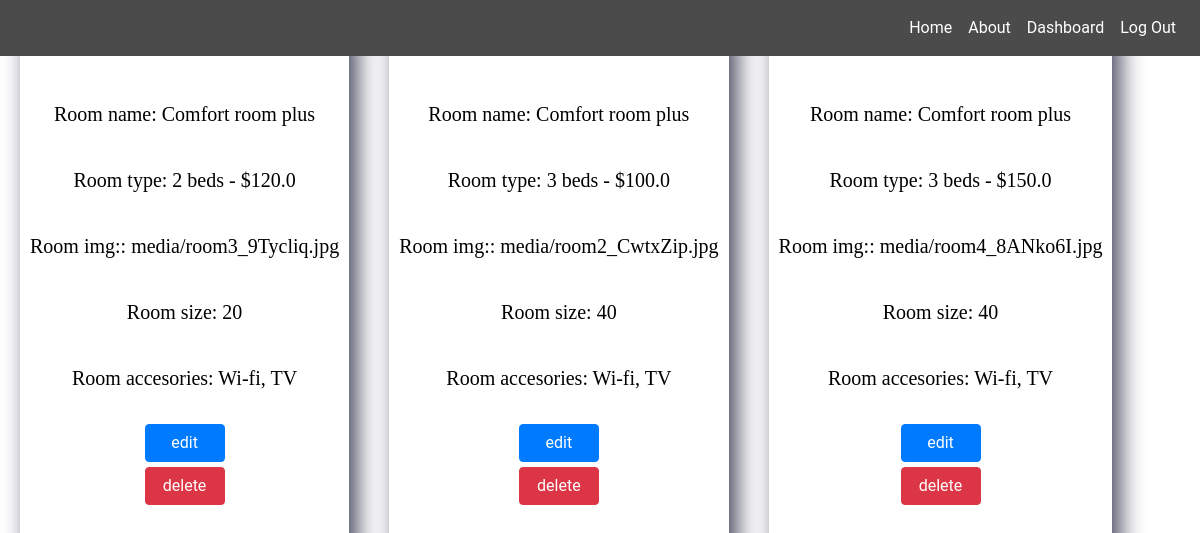
The app's page /rooms (signed in), older data.
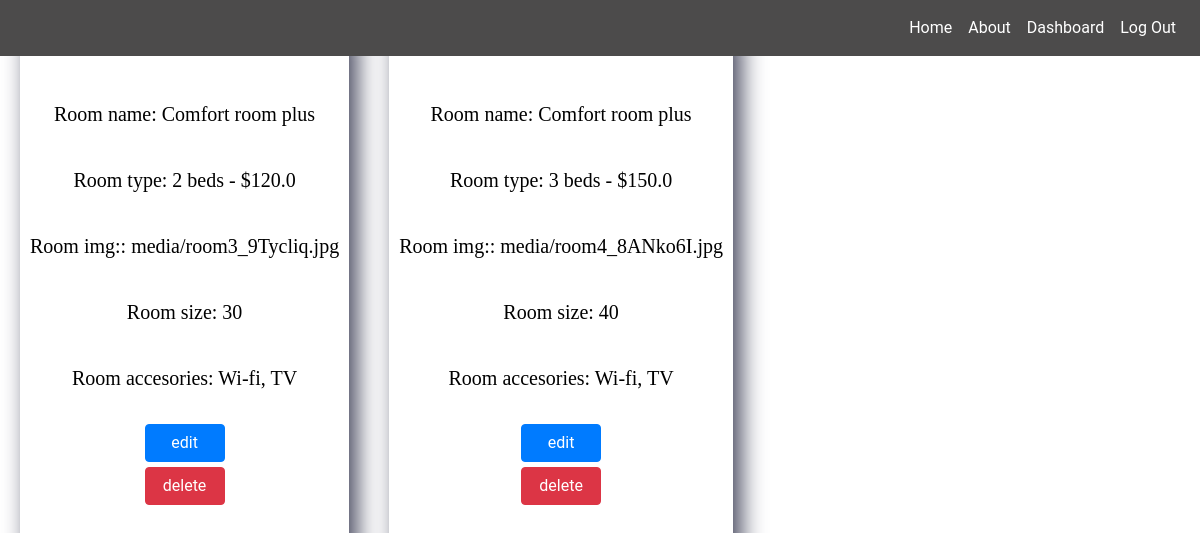
The same page, newer data.
### booking/models.py (models this page shows, shortened)
class Room(models.Model):
    occupancy = models.BooleanField(default=False)
    name = models.CharField(max_length=20)
    room_type = models.ForeignKey(Room_type, on_delete=models.CASCADE)
    img = models.ImageField(upload_to="media/")
    size = models.CharField(max_length=20)
    accesories = models.CharField(max_length=200)

class Room_type(models.Model):
    price = models.FloatField()
    beds = models.CharField(max_length=200)
    def __str__(self):
        return f"{self.beds} beds - ${self.price}"

### booking/views.py (the view)
# urls.py: path("rooms", rooms, name="rooms"),
@staff_member_required
def rooms(request):
    rooms = Room.objects.all()
    return render(request, "view.html", {"rooms": rooms})

### templates/view.html (shortened to what this page needs)
{% extends "base.html" %}
{% block content %}
{% load static %}
{% load static %}
<link rel="stylesheet" type="text/css" href="{% static 'css/update_nav.css' %}">
<link rel="stylesheet" type="text/css" href="{% static 'css/view.css' %}">
<div class="body">
    {% for room in rooms%}
    <div class="data">
        <p>Room id: {{room.id}}</p>
        <p>Room name: {{room.name}}</p>
        <p>Room type: {{room.room_type}} </p>
        <p>Room img:: {{room.img}}</p>
        <p>Room size: {{room.size}}</p>
        <p>Room accesories: {{room.accesories}}</p>
        <a style="width:80px;margin:5px;" class="btn btn-primary" href="{% url 'booking:edit_room' room.id %}">edit</a>
        <a style="width:80px;" class="btn btn btn-danger" href="{% url 'booking:remove_room' room.id %}">delete</a>
    </div>
    {%endfor%}
</div>
{% endblock %}

Row changes from the older to the newer data that the page shows:
removed Room: name "Comfort room plus", room_type "3 beds - $100.0", img "media/room2_CwtxZip.jpg", size "40", accesories "Wi-fi, TV"
changed Room "media/room3_9Tycliq.jpg": size "20" → "30"
